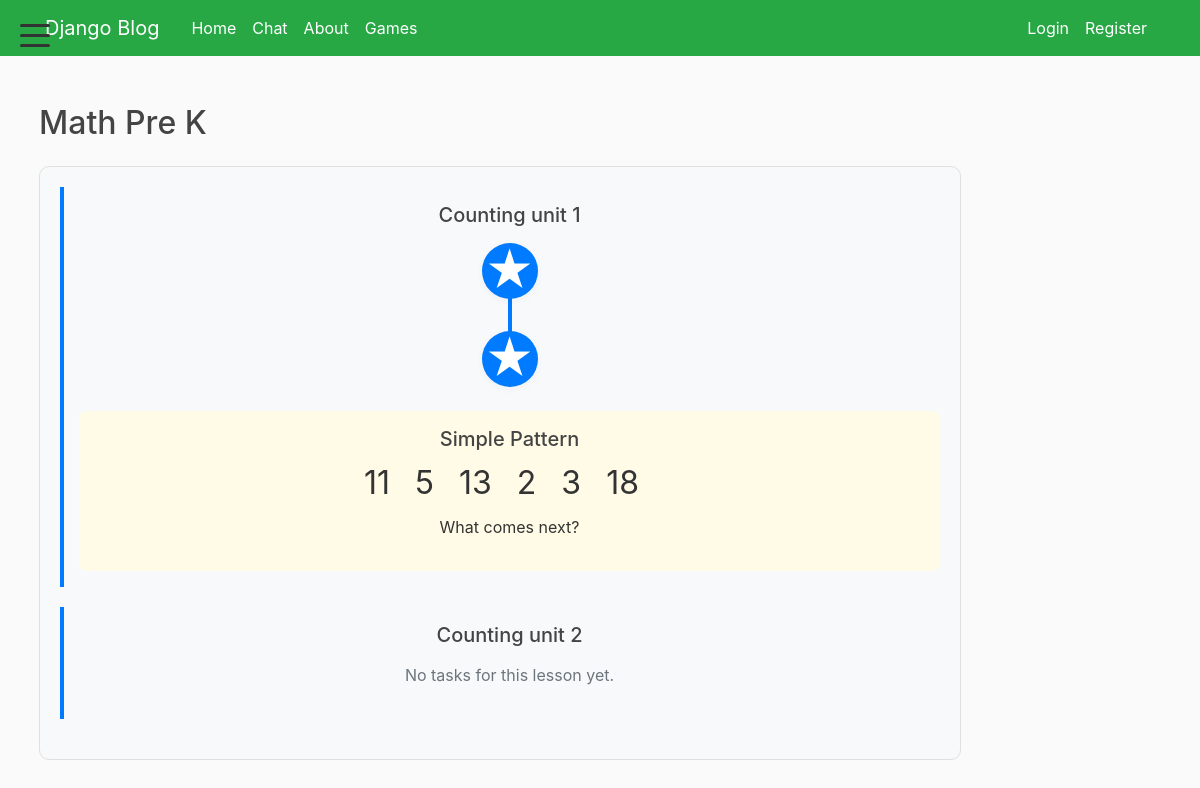
Screenshot of /course/2/ with the database file from the repository.
### blog/models.py (models this page shows, shortened)
class Course(models.Model):
    name = models.CharField(max_length=100)
    image = models.ImageField(upload_to='course_previews/', blank=True, null=True)

class Lesson(models.Model):
    course = models.ForeignKey(Course, related_name='lessons', on_delete=models.CASCADE)
    name = models.CharField(max_length=100)

class Task(models.Model):
    lesson = models.ForeignKey(Lesson, related_name='tasks', on_delete=models.CASCADE)
    name = models.CharField(max_length=100)

### blog/views.py (the view)
# urls.py: path('course/<int:course_id>/', views.course_detail, name='course-detail'),
def course_detail(request, course_id):
    course = get_object_or_404(Course, id=course_id)
    lessons = course.lessons.all()
    random_pattern = [random.randint(1, 20) for _ in range(6)]
    return render(request, 'blog/course_detail.html', {
        'course': course,
        'lessons': lessons,
        'random_pattern': random_pattern,
    })

### blog/templatetags/custom_filters.py (called while the page is built)
@register.filter(name='is_not_student')
def is_not_student(user):
    return not user.groups.filter(name='Students').exists()

### blog/templates/blog/course_detail.html (shortened to what this page needs)
{% extends "blog/base.html" %}
{% block content %}
<div class="container">
    <h2 class="mt-4 mb-4">{{ course.name }}</h2>
    {% if lessons %}
        <div class="card mb-3" style="background: #f8f9fa; border-radius: 10px; border: 1px solid #e0e0e0;">
            <div class="card-body">
                {% for lesson in lessons %}
                    <div class="lesson-section py-3">
                        <h5 class="mb-3 text-center">{{ lesson.name }}</h5>
                        {% if lesson.tasks.all %}
                            <ul class="list-group task-list-vertical d-flex flex-column align-items-center">
                                {% for task in lesson.tasks.all %}
                                    <li class="list-group-item border-0 bg-transparent position-relative">
                                        <a href="{% url 'task-detail' task.id %}" class="task-circle-btn d-flex align-items-center justify-content-center">
                                            {% if task.name == "Addition" %}
                                                ➕
                                            {% elif task.name == "Subtraction" %}
                                                ➖
                                            {% elif task.name == "Multiplication" %}
                                                ✖️
                                            {% elif task.name == "Division" %}
                                                ➗
                                            {% else %}
                                                <span class="star-symbol">&#9733;</span>
                                            {% endif %}
                                        </a>
                                        {% if not forloop.last %}
                                            <span class="vertical-line"></span>
                                        {% endif %}
                                    </li>
                                {% endfor %}
                            </ul>
                            <div class="mt-4" style="background: #fffbe6; border-radius: 8px; padding: 16px;">
                                <h5 class="mb-2 text-center">Simple Pattern</h5>
                                <div style="font-size:2em; text-align:center;">
                                    {% for num in random_pattern %}
                                        <span style="margin-right: 0.5em;">{{ num }}</span>
                                    {% endfor %}
                                </div>
                                <p class="mt-2 text-center">What comes next?</p>
                            </div>
                        {% else %}
                            <p class="text-muted text-center">No tasks for this lesson yet.</p>
                        {% endif %}
                    </div>
                {% endfor %}
            </div>
        </div>
    {% else %}
        <p class="text-muted">No lessons found for this course.</p>
    {% endif %}
</div>
{% endblock %}

### blog/static/blog/main.css (style rules this page uses)
body { background: #fafafa; color: #333333; margin-top: 5rem; }
h1, h2, h3, h4, h5, h6 { color: #444444; }
ul { margin: 0; }
.lesson-section { border-left: 4px solid #007bff; padding-left: 15px; margin-bottom: 20px; }

### blog/templates/blog/course_detail.html (style rules this page uses)
.task-circle-btn { width: 56px; height: 56px; border-radius: 50%; background: #007bff; color: #fff; font-size: 2em; font-weight: bold; display: flex; align-items: center; justify-content: center; transition: background 0.2s, color 0.2s; text-decoration: none; box-shadow: 0 2px 8px rgba(0,0,0,0.04); z-index: 1; }
.star-symbol { font-size: 1.5em; color: #fff; line-height: 1; }
.task-list-vertical .list-group-item { background: transparent; padding: 0; border: none; position: relative; display: flex; flex-direction: column; align-items: center; margin-bottom: 0; }
.vertical-line { display: block; width: 4px; height: 40px; background: #007bff; margin-top: -4px; margin-bottom: -4px; border-radius: 2px; z-index: 0; }

### rows the page displays
Course: name "Math Pre K"
Lesson: name "Counting unit 1", random_pattern "11" "5" "13" "2" "3" "18"
Lesson: name "Counting unit 2", shows "No tasks for this lesson yet."
